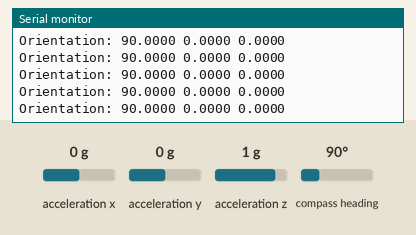
Bench run of a sketch on a simulated Arduino Uno, built with avr-gcc and run on an emulated ATmega328P. Parts: the last lines printed to the serial monitor. The test bench sets the inputs (shaded band); at power-on: acceleration x 0 g, acceleration y 0 g, acceleration z 1 g, compass heading 90°.

Above: at 1.2 s.
1.3 s: acceleration x set to -1.4 g
At 1.31 s:
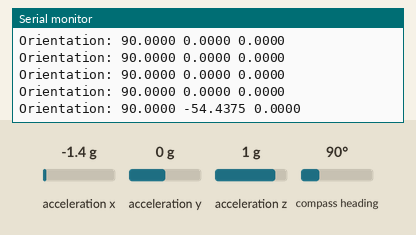
2.8 s: acceleration y set to -1.4 g
At 2.81 s:
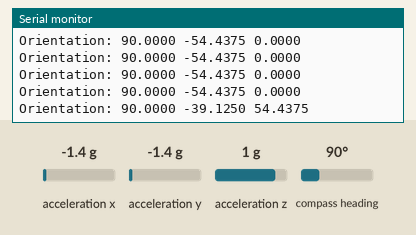
4.3 s: acceleration z set to -1.4 g
At 4.31 s:
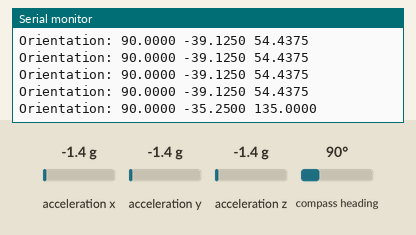
5.8 s: compass heading set to 7°
At 5.81 s:
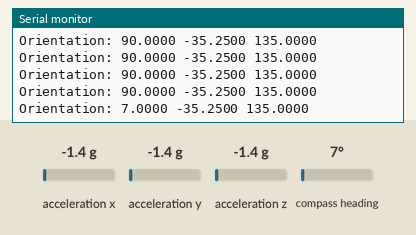
Timing chart, 0 to 8.3 s (numbered marks = the images above; inputs shaded):
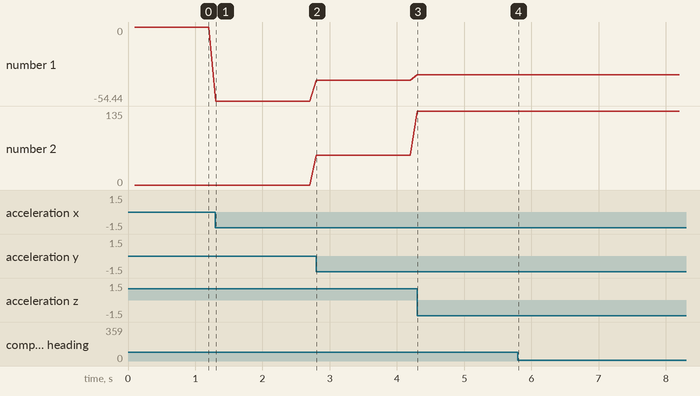

Measured:
- after the input at 1.3 s, the serial monitor: prints a new line at once (image 1)
- after the input at 2.8 s, the serial monitor: prints a new line at once (image 2)
- after the input at 4.3 s, the serial monitor: prints a new line at once (image 3)
- after the input at 5.8 s, the serial monitor: prints a new line at once (image 4)
- plotted number 1: 0 → -54.44 after the input at 1.3 s, -54.44 → -39.12 after the input at 2.8 s, -39.12 → -35.25 after the input at 4.3 s
- plotted number 2: 0 → 54.44 after the input at 2.8 s, 54.44 → 135 after the input at 4.3 s

The sketch:

my_sensor.ino
```cpp
#include <Wire.h>
#include <Adafruit_Sensor.h>
#include <Adafruit_BNO055.h>
#include <utility/imumaths.h>
#include <TimerOne.h>

//Specify the links and initial tuning parameters
double Kp=2, Ki=5, Kd=1;

/* Set the delay between fresh samples */
#define BNO055_SAMPLERATE_DELAY_MS (100)

Adafruit_BNO055 bno = Adafruit_BNO055(55,0x28);
bool call = false;

void func_to_call(void)
{
  /* Get a new sensor event */
  sensors_event_t event;
  bno.getEvent(&event);

  /* Board layout:
         +----------+
         |         *| RST   PITCH  ROLL  HEADING
     ADR |*        *| SCL
     INT |*        *| SDA     ^            /->
     PS1 |*        *| GND     |            |
     PS0 |*        *| 3VO     Y    Z-->    \-X
         |         *| VIN
         +----------+
  */

  /* The processing sketch expects data as roll, pitch, heading */
  Serial.print(F("Orientation: "));
  Serial.print((float)event.orientation.x,4);
  Serial.print(F(" "));
  Serial.print((float)event.orientation.y,4);
  Serial.print(F(" "));
  Serial.print((float)event.orientation.z,4);
  Serial.println(F(" "));
}

void func() {
  call = true;
}
/**************************************************************************/
/*
    Arduino setup function (automatically called at startup)
*/
/**************************************************************************/
void setup(void)
{
  Serial.begin(9600);

  /* Initialise the sensor */
  if(!bno.begin())
  {
    /* There was a problem detecting the BNO055 ... check your connections */
    Serial.print("Ooops, no BNO055 detected ... Check your wiring or I2C ADDR!");
    while(1);
  }

  Timer1.initialize(100000);
  Timer1.attachInterrupt(func);
}


void loop() {
  if(call) {
    func_to_call();
    call = false;
  }
}
```
